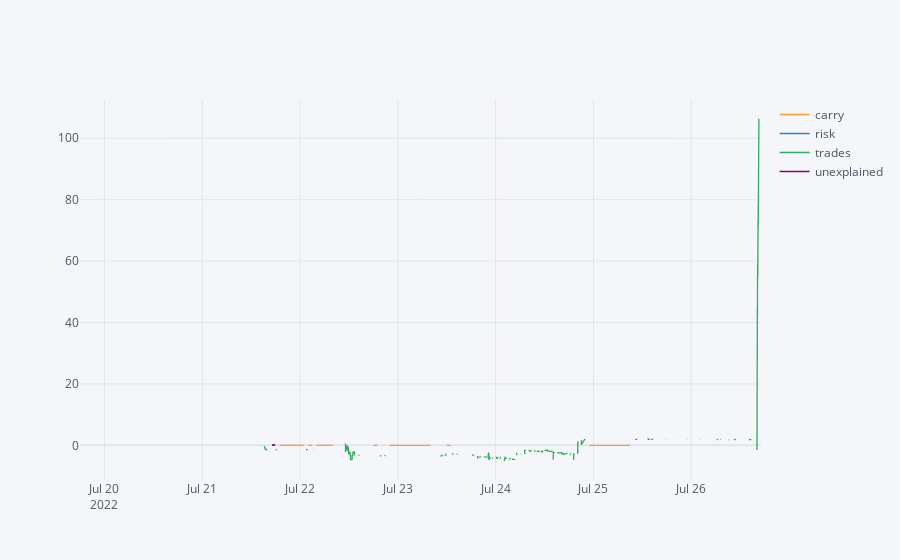

Write notebook code for a chart like this one.
### Markdown cell above
# Cumulative pnl  by category

### Code cell
pnl.pivot_table(index='time',columns='category',values='USDamt').cumsum().iplot()

### Figure 1 — Plotly figure (JSON) as saved in the notebook; plotly's stock layout.template omitted (floating-point values rounded to 4 significant figures; data arrays with more than 128 entries replaced by an {"elided": "..."} marker saying what was removed)
{"data": [{"line": {"color": "rgba(255, 153, 51, 1.0)", "dash": "solid", "shape": "linear", "width": 1.3}, "mode": "lines", "name": "carry", "text": "", "type": "scatter", "x": {"elided": "1383 str values"}, "y": {"elided": "1383 mixed values"}}, {"line": {"color": "rgba(55, 128, 191, 1.0)", "dash": "solid", "shape": "linear", "width": 1.3}, "mode": "lines", "name": "risk", "text": "", "type": "scatter", "x": {"elided": "1383 str values"}, "y": {"elided": "1383 mixed values"}}, {"line": {"color": "rgba(50, 171, 96, 1.0)", "dash": "solid", "shape": "linear", "width": 1.3}, "mode": "lines", "name": "trades", "text": "", "type": "scatter", "x": {"elided": "1383 str values"}, "y": {"elided": "1383 mixed values"}}, {"line": {"color": "rgba(128, 0, 128, 1.0)", "dash": "solid", "shape": "linear", "width": 1.3}, "mode": "lines", "name": "unexplained", "text": "", "type": "scatter", "x": {"elided": "1383 str values"}, "y": {"elided": "1383 mixed values"}}], "layout": {"legend": {"bgcolor": "#F5F6F9", "font": {"color": "#4D5663"}}, "paper_bgcolor": "#F5F6F9", "plot_bgcolor": "#F5F6F9", "title": {"font": {"color": "#4D5663"}}, "xaxis": {"gridcolor": "#E1E5ED", "showgrid": true, "tickfont": {"color": "#4D5663"}, "title": {"font": {"color": "#4D5663"}, "text": ""}, "zerolinecolor": "#E1E5ED"}, "yaxis": {"gridcolor": "#E1E5ED", "showgrid": true, "tickfont": {"color": "#4D5663"}, "title": {"font": {"color": "#4D5663"}, "text": ""}, "zerolinecolor": "#E1E5ED"}}}
